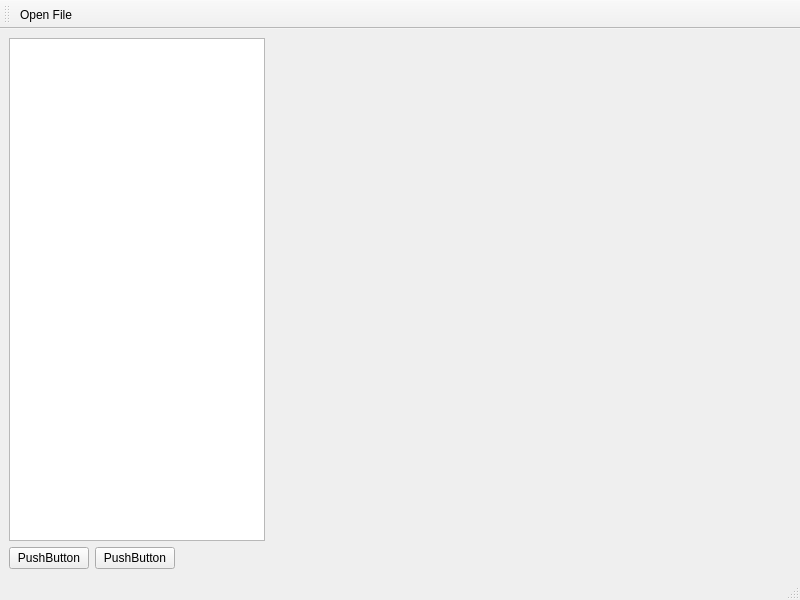
<?xml version="1.0" encoding="UTF-8"?>
<ui version="4.0">
 <class>MainWindow</class>
 <widget class="QMainWindow" name="MainWindow">
  <property name="geometry">
   <rect>
    <x>0</x>
    <y>0</y>
    <width>800</width>
    <height>600</height>
   </rect>
  </property>
  <property name="windowTitle">
   <string>MainWindow</string>
  </property>
  <widget class="QWidget" name="centralwidget">
   <layout class="QVBoxLayout" name="verticalLayout">
    <item>
     <layout class="QHBoxLayout" name="horizontalLayout">
      <item>
       <widget class="QTreeView" name="treeView">
        <property name="sizePolicy">
         <sizepolicy hsizetype="Fixed" vsizetype="Expanding">
          <horstretch>0</horstretch>
          <verstretch>0</verstretch>
         </sizepolicy>
        </property>
        <property name="contextMenuPolicy">
         <enum>Qt::ActionsContextMenu</enum>
        </property>
       </widget>
      </item>
      <item>
       <widget class="QVTKOpenGLNativeWidget" name="widget" native="true">
        <property name="sizePolicy">
         <sizepolicy hsizetype="Expanding" vsizetype="Expanding">
          <horstretch>0</horstretch>
          <verstretch>0</verstretch>
         </sizepolicy>
        </property>
       </widget>
      </item>
     </layout>
    </item>
    <item>
     <layout class="QHBoxLayout" name="horizontalLayout_2">
      <item>
       <widget class="QPushButton" name="pushButton">
        <property name="text">
         <string>PushButton</string>
        </property>
       </widget>
      </item>
      <item>
       <widget class="QPushButton" name="pushButton_2">
        <property name="text">
         <string>PushButton</string>
        </property>
       </widget>
      </item>
      <item>
       <spacer name="horizontalSpacer">
        <property name="orientation">
         <enum>Qt::Horizontal</enum>
        </property>
        <property name="sizeHint" stdset="0">
         <size>
          <width>40</width>
          <height>20</height>
         </size>
        </property>
       </spacer>
      </item>
     </layout>
    </item>
   </layout>
  </widget>
  <widget class="QMenuBar" name="menubar">
   <property name="geometry">
    <rect>
     <x>0</x>
     <y>0</y>
     <width>800</width>
     <height>21</height>
    </rect>
   </property>
  </widget>
  <widget class="QStatusBar" name="statusbar"/>
  <widget class="QToolBar" name="toolBar">
   <property name="windowTitle">
    <string>toolBar</string>
   </property>
   <attribute name="toolBarArea">
    <enum>TopToolBarArea</enum>
   </attribute>
   <attribute name="toolBarBreak">
    <bool>false</bool>
   </attribute>
   <addaction name="actionOpen_File"/>
  </widget>
  <action name="actionOpen_File">
   <property name="icon">
    <iconset resource="icons.qrc">
     <normaloff>:/icons/fileopen.png</normaloff>:/icons/fileopen.png</iconset>
   </property>
   <property name="text">
    <string>Open File</string>
   </property>
   <property name="menuRole">
    <enum>QAction::NoRole</enum>
   </property>
  </action>
  <action name="actionItem_Options">
   <property name="text">
    <string>Item Options</string>
   </property>
   <property name="menuRole">
    <enum>QAction::NoRole</enum>
   </property>
  </action>
 </widget>
 <customwidgets>
  <customwidget>
   <class>QVTKOpenGLNativeWidget</class>
   <extends>QWidget</extends>
   <header>qvtkopenglnativewidget.h</header>
   <container>1</container>
  </customwidget>
 </customwidgets>
 <resources>
  <include location="icons.qrc"/>
 </resources>
 <connections/>
</ui>
